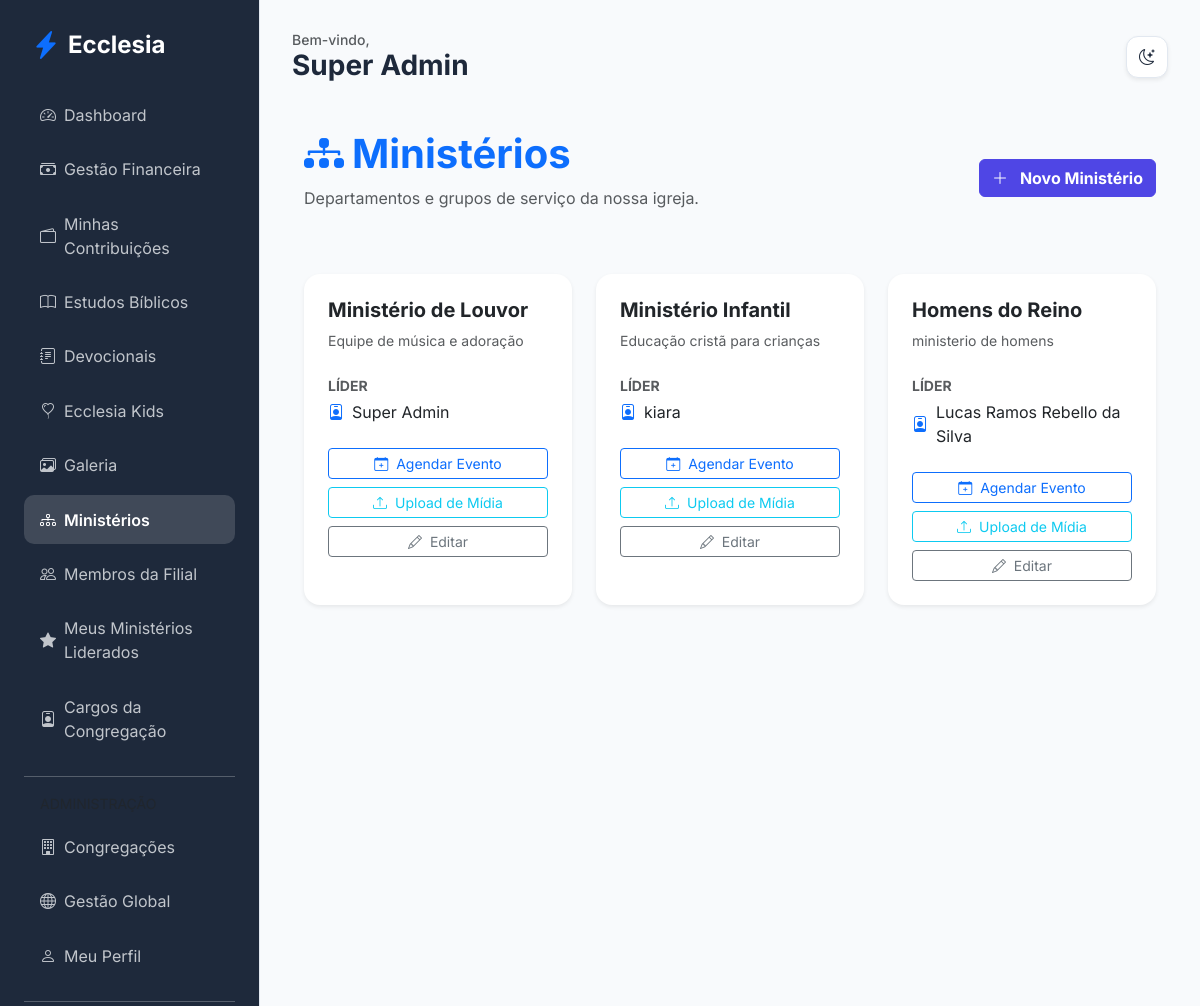
The page /members/ministries (signed in) on the database as committed earlier.
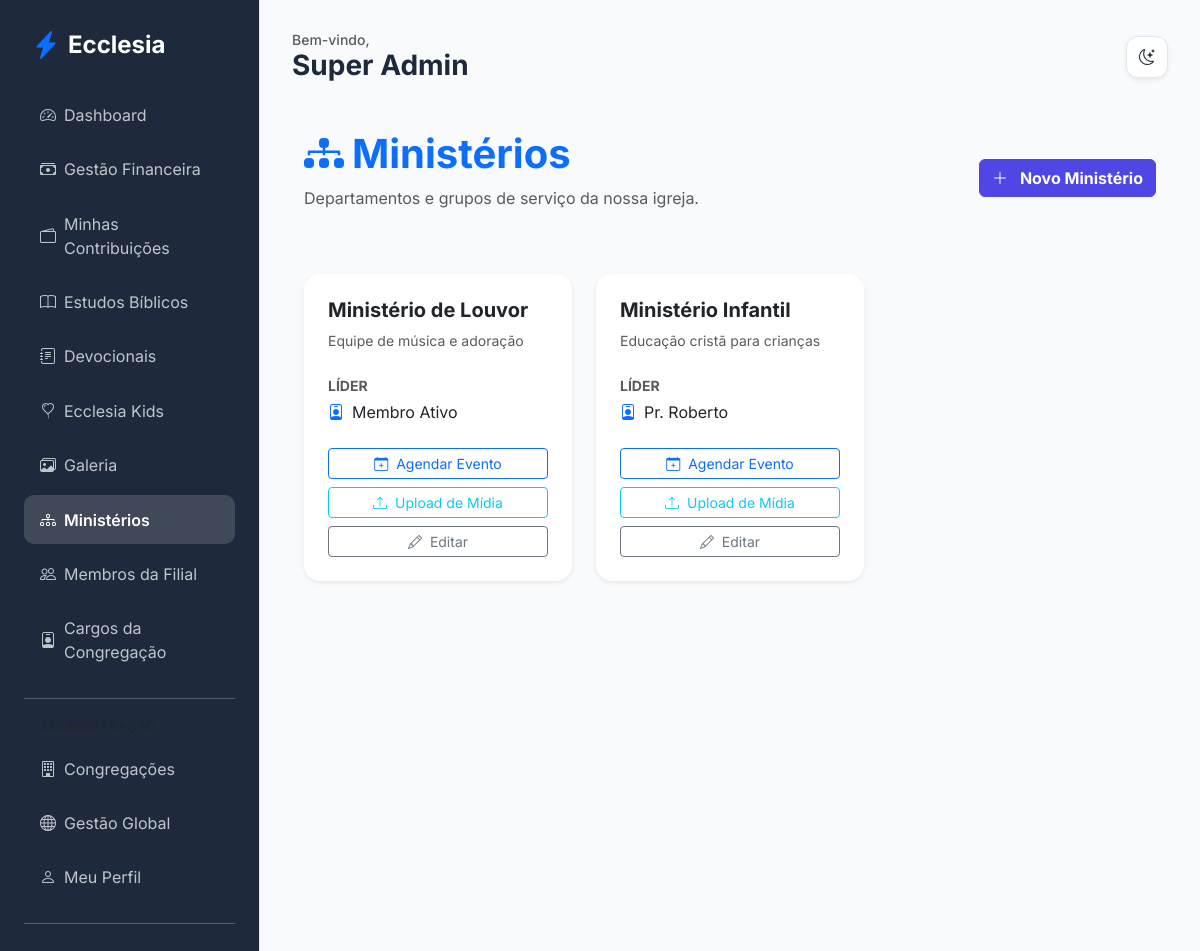
The same page on the database as committed later.
### app/core/models.py (models this page shows, shortened)
class User(db.Model, UserMixin):
    id = db.Column(db.Integer, primary_key=True)
    name = db.Column(db.String(100), nullable=False)
    email = db.Column(db.String(120), unique=True, nullable=False)
    password_hash = db.Column(db.String(128))
    birth_date = db.Column(db.Date)
    gender = db.Column(db.String(20))
    documents = db.Column(db.String(200)) # Flexível para diferentes países
    address = db.Column(db.Text)
    phone = db.Column(db.String(50))
    profile_photo = db.Column(db.String(255), nullable=True)
    status = db.Column(db.String(20), default='pending') # pending, active, rejected
    is_ministry_leader = db.Column(db.Boolean, default=False)
    church_id = db.Column(db.Integer, db.ForeignKey('church.id'))
    family_id = db.Column(db.Integer, db.ForeignKey('family.id'), nullable=True)
    church_role_id = db.Column(db.Integer, db.ForeignKey('church_role.id'), nullable=True)
    ministries = db.relationship('Ministry', secondary=member_ministries, backref=db.backref('members', lazy='dynamic'))
    can_manage_ministries = db.Column(db.Boolean, default=False)
    can_manage_media = db.Column(db.Boolean, default=False)
    can_publish_devotionals = db.Column(db.Boolean, default=False)
    can_approve_members = db.Column(db.Boolean, default=False)
    can_manage_finance = db.Column(db.Boolean, default=False)
    can_manage_kids = db.Column(db.Boolean, default=False)
    can_manage_events = db.Column(db.Boolean, default=False)

class Ministry(db.Model):
    id = db.Column(db.Integer, primary_key=True)
    name = db.Column(db.String(100), nullable=False)
    description = db.Column(db.Text)
    church_id = db.Column(db.Integer, db.ForeignKey('church.id'))
    leader_id = db.Column(db.Integer, db.ForeignKey('user.id'), nullable=True)
    events = db.relationship('Event', backref='ministry', lazy=True)
    leader = db.relationship('User', foreign_keys=[leader_id])
    transactions = db.relationship('MinistryTransaction', backref='ministry', lazy=True)

### app/modules/members/routes.py (the view)
@members_bp.route('/ministries')
@login_required
def list_ministries():
    if current_user.church_role and current_user.church_role.name == 'Administrador Global':
        ministries = Ministry.query.all()
    elif can_manage_ministries():
        ministries = Ministry.query.filter_by(church_id=current_user.church_id).all()
    else:
        ministries = current_user.ministries
    return render_template('members/ministries.html', ministries=ministries)

### app/templates/members/ministries.html
{% extends "base.html" %}
{% block content %}
<div class="container py-4">
    <div class="d-flex justify-content-between align-items-center mb-5">
        <div>
            <h1 class="fw-bold text-primary"><i class="bi bi-diagram-3-fill me-2"></i>Ministérios</h1>
            <p class="text-muted">Departamentos e grupos de serviço da nossa igreja.</p>
        </div>
        {% if current_user.can_manage_ministries or (current_user.church_role and current_user.church_role.name in ['Administrador Global', 'Pastor Líder']) %}
        <a href="{{ url_for('members.add_ministry') }}" class="btn btn-primary fw-bold">
            <i class="bi bi-plus-lg me-2"></i> Novo Ministério
        </a>
        {% endif %}
    </div>
    <div class="row g-4">
        {% for ministry in ministries %}
        <div class="col-md-6 col-lg-4">
            <div class="card h-100 border-0 shadow-sm">
                <div class="card-body p-4">
                    <h5 class="fw-bold mb-2">{{ ministry.name }}</h5>
                    <p class="text-muted small mb-4">{{ ministry.description }}</p>
                    <div class="mb-4">
                        <label class="small fw-bold text-muted d-block mb-1">LÍDER</label>
                        <div class="d-flex align-items-center">
                            <i class="bi bi-person-badge me-2 text-primary"></i>
                            <span>{{ ministry.leader.name if ministry.leader else 'Sem líder definido' }}</span>
                        </div>
                    </div>
                    <div class="d-grid gap-2">
                        {% if ministry.leader_id == current_user.id or current_user.can_manage_ministries or (current_user.church_role and current_user.church_role.name in ['Administrador Global', 'Pastor Líder']) %}
                        <a href="{{ url_for('members.add_ministry_event', id=ministry.id) }}" class="btn btn-sm btn-outline-primary">
                            <i class="bi bi-calendar-plus me-1"></i> Agendar Evento
                        </a>
                        <a href="{{ url_for('edification.upload_media', ministry_id=ministry.id) }}" class="btn btn-sm btn-outline-info">
                            <i class="bi bi-upload me-1"></i> Upload de Mídia
                        </a>
                        <a href="{{ url_for('members.edit_ministry', id=ministry.id) }}" class="btn btn-sm btn-outline-secondary">
                            <i class="bi bi-pencil me-1"></i> Editar
                        </a>
                        {% endif %}
                    </div>
                </div>
            </div>
        </div>
        {% else %}
        <div class="col-12 text-center py-5">
            <i class="bi bi-people fs-1 text-muted opacity-50 d-block mb-3"></i>
            <p class="text-muted">Nenhum ministério cadastrado.</p>
        </div>
        {% endfor %}
    </div>
</div>
{% endblock %}

### app/templates/base.html (shortened to what this page needs)
<!DOCTYPE html>
<html lang="pt-BR">
<head>
    <link href="https://cdn.jsdelivr.net/npm/bootstrap@5.3.0/dist/css/bootstrap.min.css" rel="stylesheet">
    <link href="https://cdn.jsdelivr.net/npm/bootstrap-icons@1.10.0/font/bootstrap-icons.css" rel="stylesheet">
    <link rel="stylesheet" href="{{ url_for('static', filename='css/premium.css') }}">
</head>
<body>
    {% if current_user.is_authenticated %}
    <div class="sidebar d-none d-lg-block">
        <div class="d-flex align-items-center mb-4 px-2">
            <i class="bi bi-lightning-charge-fill text-primary fs-3 me-2"></i>
            <h4 class="mb-0 fw-bold text-white">Ecclesia</h4>
        </div>
        {% include 'includes/_nav_links.html' %}
    </div>
    {% endif %}
    <div class="main-content {{ 'mx-auto' if not current_user.is_authenticated }}">
        {% if current_user.is_authenticated %}
        <header class="d-flex justify-content-between align-items-center mb-4 d-none d-lg-flex">
            <div>
                <h5 class="text-muted mb-0 small">Bem-vindo,</h5>
                <h3 class="fw-bold mb-0">{{ current_user.name }}</h3>
            </div>
            <div class="theme-toggle shadow-sm" onclick="toggleTheme()">
                <i class="bi bi-moon-stars" id="theme-icon"></i>
            </div>
        </header>
        {% endif %}
        {% block content %}{% endblock %}
    </div>
</body>
</html>

### app/templates/includes/_nav_links.html (shortened to what this page needs)
<nav class="nav flex-column">
    <a class="nav-link {{ 'active' if request.endpoint == 'members.dashboard' }}" href="{{ url_for('members.dashboard') }}">
        <i class="bi bi-speedometer2 me-2"></i> Dashboard
    </a>
    {% if current_user.can_manage_finance or (current_user.church_role and current_user.church_role.name in ['Administrador Global', 'Pastor Líder', 'Tesoureiro']) %}
    <a class="nav-link {{ 'active' if request.endpoint == 'finance.dashboard' }}" href="{{ url_for('finance.dashboard') }}">
        <i class="bi bi-cash-stack me-2"></i> Gestão Financeira
    </a>
    {% endif %}
    <a class="nav-link {{ 'active' if request.endpoint == 'finance.member_finance' }}" href="{{ url_for('finance.member_finance') }}">
        <i class="bi bi-wallet2 me-2"></i> Minhas Contribuições
    </a>
    <a class="nav-link {{ 'active' if request.endpoint == 'edification.studies' }}" href="{{ url_for('edification.studies') }}">
        <i class="bi bi-book me-2"></i> Estudos Bíblicos
    </a>
    <a class="nav-link {{ 'active' if request.endpoint == 'edification.devotionals' }}" href="{{ url_for('edification.devotionals') }}">
        <i class="bi bi-journal-text me-2"></i> Devocionais
    </a>
    {% if current_user.can_manage_kids or (current_user.church_role and current_user.church_role.name in ['Administrador Global', 'Pastor Líder']) %}
    <a class="nav-link {{ 'active' if request.endpoint == 'edification.kids' }}" href="{{ url_for('edification.kids') }}">
        <i class="bi bi-balloon-heart me-2"></i> Ecclesia Kids
    </a>
    {% endif %}
    <a class="nav-link {{ 'active' if 'gallery' in request.endpoint }}" href="{{ url_for('edification.gallery') }}">
        <i class="bi bi-images me-2"></i> Galeria
    </a>
    <a class="nav-link {{ 'active' if 'ministries' in request.endpoint }}" href="{{ url_for('members.list_ministries') }}">
        <i class="bi bi-diagram-3 me-2"></i> Ministérios
    </a>
    {% if current_user.can_approve_members or (current_user.church_role and current_user.church_role.name in ['Administrador Global', 'Pastor Líder']) %}
    <a class="nav-link {{ 'active' if 'church_members' in request.endpoint }}" href="{{ url_for('members.church_members') }}">
        <i class="bi bi-people me-2"></i> Membros da Filial
    </a>
    {% endif %}
    {% if current_user.is_authenticated %}
        {% set has_led_ministries = namespace(value=false) %}
        {% for ministry in current_user.ministries %}
            {% if ministry.leader_id == current_user.id %}
                {% set has_led_ministries.value = true %}
            {% endif %}
        {% endfor %}
        {% if has_led_ministries.value %}
        <a class="nav-link {{ 'active' if 'my_led_ministries' in request.endpoint }}" href="{{ url_for('members.my_led_ministries') }}">
            <i class="bi bi-star-fill me-2"></i> Meus Ministérios Liderados
        </a>
        {% endif %}
    {% endif %}
    {% if current_user.can_approve_members or (current_user.church_role and current_user.church_role.name in ['Administrador Global', 'Pastor Líder']) %}
    <a class="nav-link {{ 'active' if 'roles' in request.endpoint }}" href="{{ url_for('admin.list_roles') }}">
        <i class="bi bi-person-badge me-2"></i> Cargos da Congregação
    </a>
    {% endif %}
    {% if current_user.church_role and current_user.church_role.name == 'Administrador Global' %}
    <hr class="my-3 opacity-25">
    <label class="small text-muted px-3 mb-2">ADMINISTRAÇÃO</label>
    <a class="nav-link {{ 'active' if 'admin.list_churches' in request.endpoint }}" href="{{ url_for('admin.list_churches') }}">
        <i class="bi bi-building me-2"></i> Congregações
    </a>
    <a class="nav-link {{ 'active' if 'admin.list_members' in request.endpoint }}" href="{{ url_for('admin.list_members') }}">
        <i class="bi bi-globe me-2"></i> Gestão Global
    </a>
    {% endif %}
    <a class="nav-link" href="{{ url_for('members.profile') }}">
        <i class="bi bi-person me-2"></i> Meu Perfil
    </a>
    <hr class="my-3 opacity-25">
    <a class="nav-link text-danger" href="{{ url_for('auth.logout') }}">
    </a>
</nav>

### app/static/css/premium.css (style rules this page uses)
:root { --primary: #4f46e5; --primary-hover: #4338ca; --secondary: #64748b; --success: #10b981; --danger: #ef4444; --warning: #f59e0b; --info: #06b6d4; --bg-main: #f8fafc; --bg-card: #ffffff; --text-main: #1e293b; --text-muted: #64748b; --border: #e2e8f0; --sidebar-bg: #1e293b; --sidebar-text: #f8fafc; --input-bg: #ffffff; }
body { font-family: 'Inter', sans-serif; background-color: var(--bg-main); color: var(--text-main); transition: all 0.3s ease; }
.sidebar { background-color: var(--sidebar-bg); color: var(--sidebar-text); min-height: 100vh; padding: 2rem 1rem; }
.nav-link { color: var(--sidebar-text); opacity: 0.7; transition: all 0.2s; border-radius: 0.5rem; margin-bottom: 0.5rem; }
.nav-link:hover, .nav-link.active { opacity: 1; background-color: rgba(255,255,255,0.1); color: white; }
.main-content { padding: 2rem; }
.card { background-color: var(--bg-card); border: 1px solid var(--border); border-radius: 1rem; box-shadow: 0 4px 6px -1px rgb(0 0 0 / 0.1); transition: transform 0.2s; }
.btn-primary { background-color: var(--primary); border-color: var(--primary); }
.theme-toggle { cursor: pointer; padding: 0.5rem; border-radius: 50%; background: var(--border); display: flex; align-items: center; justify-content: center; width: 40px; height: 40px; }

### app/templates/base.html (style rules this page uses)
:root { --sidebar-width: 260px; }
body { font-family: 'Inter', sans-serif; background-color: var(--bg-main); color: var(--text-main); transition: background-color 0.3s, color 0.3s; }
.sidebar { width: var(--sidebar-width); height: 100vh; position: fixed; left: 0; top: 0; z-index: 1000; background-color: var(--sidebar-bg); color: var(--sidebar-text); border-right: 1px solid var(--border); padding: 1.5rem; overflow-y: auto; transition: background-color 0.3s; }
.main-content { margin-left: var(--sidebar-width); padding: 2rem; min-height: 100vh; background-color: var(--bg-main); }
.nav-link { padding: 0.8rem 1rem; border-radius: 10px; color: var(--sidebar-text); opacity: 0.75; margin-bottom: 0.3rem; transition: all 0.3s; display: flex; align-items: center; text-decoration: none; }
.nav-link:hover, .nav-link.active { opacity: 1; background-color: rgba(255, 255, 255, 0.15); color: #fff; font-weight: 600; }
.card { border: 1px solid var(--border); box-shadow: 0 4px 12px rgba(0,0,0,0.05); }
.theme-toggle { cursor: pointer; padding: 0.6rem; border-radius: 12px; background: var(--bg-card); border: 1px solid var(--border); color: var(--text-main); display: flex; align-items: center; justify-content: center; width: 42px; height: 42px; transition: all 0.3s; }

Rows that differ between the two databases and show on the page:
removed Ministry: name "Homens do Reino", description "ministerio de homens", leader "Lucas Ramos Rebello da Silva"
changed Ministry "Ministério de Louvor": leader "Super Admin" → "Membro Ativo"
changed Ministry "Ministério Infantil": leader "kiara" → "Pr. Roberto"
Other text that changed with them:
text no longer shown: "Meus Ministérios Liderados"
